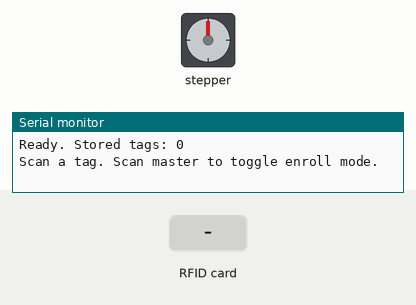
Simulated run of this sketch. Board: Arduino Uno, built with avr-gcc and run on an emulated ATmega328P. Parts: stepper motor, the last lines printed to the serial monitor. The inputs (shaded band) are chosen by the test bench. EEPROM starts erased; stepper angles assume 200 steps per turn.

Above: at 1.2 s.
1.3 s: RFID card 80 F4 E2 A4 held to the reader
2.8 s: RFID card 5E 7A 19 C4 held to the reader
4.8 s: RFID card 5E 7A 19 C4 held to the reader
At 5.47 s:
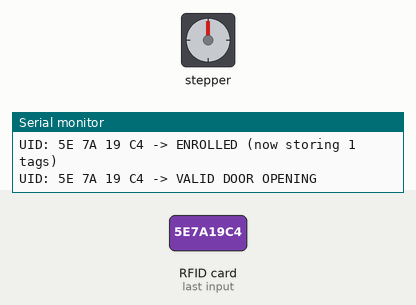
At 8.7 s:
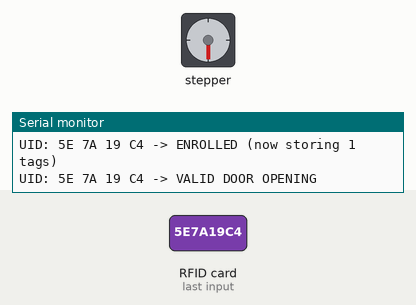
Timing chart, 0 to 15.6 s (numbered marks = the images above; inputs shaded):
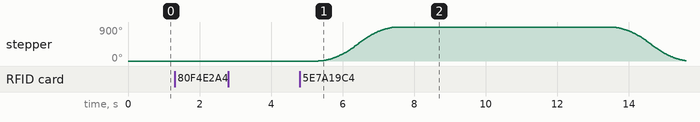

Measured:
- after the input at 4.8 s, stepper: turns 900° clockwise in 2.2 s, then 888° counter-clockwise in 2.1 s

The sketch:

door_opener_full_code.ino
```cpp
#include <AccelStepper.h>

//I2C Stuff
#include <Wire.h>
#include <Adafruit_PN532.h>

//arduino storage stuff
#include <EEPROM.h>

//necessary but unused pin declarations
#define PN532_IRQ 2
#define PN532_RESET 3

//initializing scanner object

Adafruit_PN532 rfid(PN532_IRQ, PN532_RESET);


#define handleOpen 500
#define EN_PIN 17
#define STEP_PIN 16
#define DIR_PIN 15

//setting up the three door states
enum DoorState {OPENING, CLOSING, CLOSED};
DoorState state = CLOSED;

//setting up pins from arduino to a4988
AccelStepper doorMotor(AccelStepper::DRIVER,STEP_PIN,DIR_PIN);

//arduino storage stuff
// ---- config ----
const byte UID_LEN = 4;                                    // your tags are 4 bytes
const byte MASTER[UID_LEN] = {0x80, 0xF4, 0xE2, 0xA4};     // master/admin tag
const int  MAX_TAGS = 60;                                  // EEPROM can hold ~63

// ---- EEPROM layout ----
// address 0   : number of stored tags (1 byte)
// address 1.. : tags, UID_LEN bytes each
const int ADDR_COUNT = 0;
const int ADDR_TAGS  = 1;
const int ADDR_MAGIC = 255;
const byte MAGIC = 0x42;

bool enrollMode = false;

void setup() {

  //tag scanning
  Serial.begin(115200);

  //erases storage if its a fresh boot, does nothing if not
  //makes sure the data is still stored
  if (EEPROM.read(ADDR_MAGIC) != MAGIC) {
    EEPROM.update(ADDR_COUNT, 0);
    EEPROM.update(ADDR_MAGIC, MAGIC);
  }

  EEPROM.update(ADDR_COUNT, 0);

  rfid.begin();

  if (!rfid.getFirmwareVersion()) {
    Serial.println("PN532 not found.");
    while (1);
  }

  Serial.print("Ready. Stored tags: ");
  Serial.println(EEPROM.read(ADDR_COUNT));
  Serial.println("Scan a tag. Scan master to toggle enroll mode.");

  //motor stuff
  doorMotor.setMaxSpeed(800);
  doorMotor.setAcceleration(400);
//inverting the enable pin because it's active low
  doorMotor.setPinsInverted(false, false, true);
  doorMotor.setEnablePin(EN_PIN);
//initially disabling the driver outputs so the motor doesn't stay on constantly
  doorMotor.disableOutputs();
}

void loop() {
  // --- motor state machine runs every loop ---
  switch (state) {
    case OPENING:
      if (doorMotor.distanceToGo() == 0) {
        delay(6000);
        doorMotor.moveTo(0);
        state = CLOSING;
      }
      break;
    case CLOSING:
      if (doorMotor.distanceToGo() == 0) {
        doorMotor.disableOutputs();
        state = CLOSED;
      }
      break;
  }
  doorMotor.run();

  // --- tag handling, only fires when a tag is present ---
  byte uid[7];
  byte uidLength;

  if (state != CLOSED) return;

  if (rfid.readPassiveTargetID(PN532_MIFARE_ISO14443A, uid, &uidLength, 20)) {
    if (uidLength != UID_LEN) {
      Serial.println("Unexpected UID length, ignoring.");
      delay(2000);
      return;
    }

    printUID(uid);

    if (isMaster(uid)) {
      enrollMode = !enrollMode;
      Serial.println(enrollMode ? " -> ENROLL MODE ON (scan a tag to add)" : " -> enroll mode off");
      delay(2000);
    } else if (enrollMode) {
      enrollTag(uid);
      enrollMode = false;
      delay(2000);
    } else if (checkTag(uid)) {
      Serial.println(" -> VALID DOOR OPENING");
      OpenDoor();
    } else {
      Serial.println(" -> not recognized");
      delay(2000);
    }
  }
}

//////////////////all functions//////////////////////
// true if scanned uid equals the master tag
bool isMaster(byte *uid) {
  for (byte i = 0; i < UID_LEN; i++) if (uid[i] != MASTER[i]) return false;
  return true;
}

// loop through stored tags, true if uid matches one
bool checkTag(byte *uid) {
  byte count = EEPROM.read(ADDR_COUNT);
  for (byte t = 0; t < count; t++) {
    int base = ADDR_TAGS + t * UID_LEN;
    bool match = true;
    for (byte i = 0; i < UID_LEN; i++) {
      if (EEPROM.read(base + i) != uid[i]) { match = false; break; }
    }
    if (match) return true;
  }
  return false;
}

// append a uid to EEPROM; skip if duplicate or full
void enrollTag(byte *uid) {
  if (checkTag(uid)) { Serial.println(" -> already enrolled"); return; }
  byte count = EEPROM.read(ADDR_COUNT);
  if (count >= MAX_TAGS) { Serial.println(" -> storage full"); return; }

  int base = ADDR_TAGS + count * UID_LEN;
  for (byte i = 0; i < UID_LEN; i++) EEPROM.update(base + i, uid[i]);
  EEPROM.update(ADDR_COUNT, count + 1);
  Serial.print(" -> ENROLLED (now storing ");
  Serial.print(count + 1);
  Serial.println(" tags)");
}

void printUID(byte *uid) {
  Serial.print("UID:");
  for (byte i = 0; i < UID_LEN; i++) {
    Serial.print(uid[i] < 0x10 ? " 0" : " ");
    Serial.print(uid[i], HEX);
  }
}

void OpenDoor() {
  if (state == CLOSED) {
    doorMotor.enableOutputs();
    doorMotor.moveTo(handleOpen);
    state = OPENING;
  }
}
```
